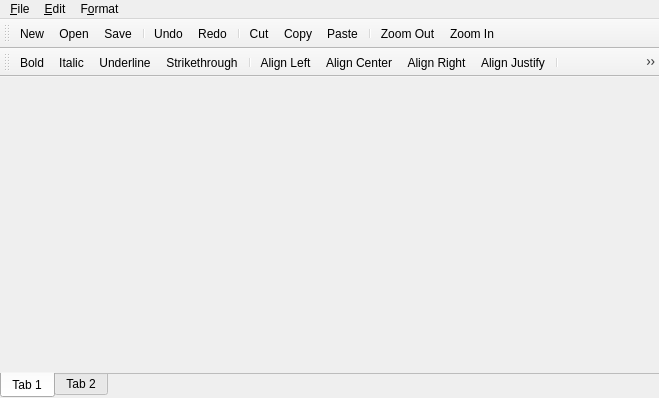
<?xml version="1.0" encoding="UTF-8"?>
<ui version="4.0">
 <class>MainWindow</class>
 <widget class="QMainWindow" name="MainWindow">
  <property name="geometry">
   <rect>
    <x>0</x>
    <y>0</y>
    <width>659</width>
    <height>398</height>
   </rect>
  </property>
  <property name="windowTitle">
   <string>HTML Editor</string>
  </property>
  <widget class="QWidget" name="centralwidget">
   <layout class="QVBoxLayout" name="verticalLayout">
    <property name="margin">
     <number>0</number>
    </property>
    <item>
     <widget class="QTabWidget" name="tabWidget">
      <property name="tabPosition">
       <enum>QTabWidget::South</enum>
      </property>
      <property name="tabShape">
       <enum>QTabWidget::Rounded</enum>
      </property>
      <property name="currentIndex">
       <number>0</number>
      </property>
      <property name="documentMode">
       <bool>true</bool>
      </property>
      <widget class="QWidget" name="tab">
       <attribute name="title">
        <string>Tab 1</string>
       </attribute>
       <layout class="QVBoxLayout" name="verticalLayout_2">
        <property name="margin">
         <number>0</number>
        </property>
        <item>
         <widget class="WebView" name="webView" native="true">
          <property name="url" stdset="0">
           <url>
            <string>about:blank</string>
           </url>
          </property>
         </widget>
        </item>
       </layout>
      </widget>
      <widget class="QWidget" name="tab_2">
       <attribute name="title">
        <string>Tab 2</string>
       </attribute>
       <layout class="QVBoxLayout" name="verticalLayout_3">
        <property name="margin">
         <number>0</number>
        </property>
        <item>
         <widget class="QPlainTextEdit" name="plainTextEdit">
          <property name="frameShape">
           <enum>QFrame::NoFrame</enum>
          </property>
          <property name="readOnly">
           <bool>true</bool>
          </property>
         </widget>
        </item>
       </layout>
      </widget>
     </widget>
    </item>
   </layout>
  </widget>
  <widget class="QMenuBar" name="menubar">
   <property name="geometry">
    <rect>
     <x>0</x>
     <y>0</y>
     <width>659</width>
     <height>21</height>
    </rect>
   </property>
   <widget class="QMenu" name="menu_File">
    <property name="title">
     <string>&amp;File</string>
    </property>
    <addaction name="actionFileNew"/>
    <addaction name="actionFileOpen"/>
    <addaction name="actionFileSave"/>
    <addaction name="actionFileSaveAs"/>
    <addaction name="separator"/>
    <addaction name="actionExit"/>
   </widget>
   <widget class="QMenu" name="menu_Edit">
    <property name="title">
     <string>&amp;Edit</string>
    </property>
    <addaction name="actionEditUndo"/>
    <addaction name="actionEditRedo"/>
    <addaction name="separator"/>
    <addaction name="actionEditCut"/>
    <addaction name="actionEditCopy"/>
    <addaction name="actionEditPaste"/>
    <addaction name="separator"/>
    <addaction name="actionEditSelectAll"/>
    <addaction name="separator"/>
    <addaction name="actionInsertImage"/>
    <addaction name="actionCreateLink"/>
    <addaction name="actionInsertHtml"/>
   </widget>
   <widget class="QMenu" name="menuF_ormat">
    <property name="title">
     <string>F&amp;ormat</string>
    </property>
    <widget class="QMenu" name="menuSt_yle">
     <property name="title">
      <string>St&amp;yle</string>
     </property>
     <addaction name="actionStyleParagraph"/>
     <addaction name="actionStyleHeading1"/>
     <addaction name="actionStyleHeading2"/>
     <addaction name="actionStyleHeading3"/>
     <addaction name="actionStyleHeading4"/>
     <addaction name="actionStyleHeading5"/>
     <addaction name="actionStyleHeading6"/>
     <addaction name="actionStylePreformatted"/>
     <addaction name="actionStyleAddress"/>
    </widget>
    <widget class="QMenu" name="menu_Align">
     <property name="title">
      <string>&amp;Align</string>
     </property>
     <addaction name="actionFormatAlignLeft"/>
     <addaction name="actionFormatAlignCenter"/>
     <addaction name="actionFormatAlignRight"/>
     <addaction name="actionFormatAlignJustify"/>
    </widget>
    <addaction name="menuSt_yle"/>
    <addaction name="menu_Align"/>
    <addaction name="separator"/>
    <addaction name="actionFormatBold"/>
    <addaction name="actionFormatItalic"/>
    <addaction name="actionFormatUnderline"/>
    <addaction name="actionFormatStrikethrough"/>
    <addaction name="separator"/>
    <addaction name="actionFormatIncreaseIndent"/>
    <addaction name="actionFormatDecreaseIndent"/>
    <addaction name="separator"/>
    <addaction name="actionFormatNumberedList"/>
    <addaction name="actionFormatBulletedList"/>
    <addaction name="separator"/>
    <addaction name="actionFormatFontName"/>
    <addaction name="actionFormatFontSize"/>
    <addaction name="separator"/>
    <addaction name="actionFormatTextColor"/>
    <addaction name="actionFormatBackgroundColor"/>
   </widget>
   <addaction name="menu_File"/>
   <addaction name="menu_Edit"/>
   <addaction name="menuF_ormat"/>
  </widget>
  <widget class="QToolBar" name="standardToolBar">
   <property name="windowTitle">
    <string>Standard</string>
   </property>
   <attribute name="toolBarArea">
    <enum>TopToolBarArea</enum>
   </attribute>
   <attribute name="toolBarBreak">
    <bool>false</bool>
   </attribute>
   <addaction name="actionFileNew"/>
   <addaction name="actionFileOpen"/>
   <addaction name="actionFileSave"/>
   <addaction name="separator"/>
   <addaction name="actionEditUndo"/>
   <addaction name="actionEditRedo"/>
   <addaction name="separator"/>
   <addaction name="actionEditCut"/>
   <addaction name="actionEditCopy"/>
   <addaction name="actionEditPaste"/>
   <addaction name="separator"/>
   <addaction name="actionZoomOut"/>
   <addaction name="actionZoomIn"/>
  </widget>
  <widget class="QToolBar" name="formatToolBar">
   <property name="windowTitle">
    <string>Formatting</string>
   </property>
   <attribute name="toolBarArea">
    <enum>TopToolBarArea</enum>
   </attribute>
   <attribute name="toolBarBreak">
    <bool>true</bool>
   </attribute>
   <addaction name="actionFormatBold"/>
   <addaction name="actionFormatItalic"/>
   <addaction name="actionFormatUnderline"/>
   <addaction name="actionFormatStrikethrough"/>
   <addaction name="separator"/>
   <addaction name="actionFormatAlignLeft"/>
   <addaction name="actionFormatAlignCenter"/>
   <addaction name="actionFormatAlignRight"/>
   <addaction name="actionFormatAlignJustify"/>
   <addaction name="separator"/>
   <addaction name="actionFormatDecreaseIndent"/>
   <addaction name="actionFormatIncreaseIndent"/>
   <addaction name="separator"/>
   <addaction name="actionFormatNumberedList"/>
   <addaction name="actionFormatBulletedList"/>
   <addaction name="separator"/>
   <addaction name="actionInsertImage"/>
   <addaction name="actionCreateLink"/>
   <addaction name="actionInsertHtml"/>
  </widget>
  <action name="actionFileNew">
   <property name="icon">
    <iconset resource="htmleditor.qrc">
     <normaloff>:/images/document-new.png</normaloff>:/images/document-new.png</iconset>
   </property>
   <property name="text">
    <string>&amp;New</string>
   </property>
   <property name="shortcut">
    <string>Ctrl+N</string>
   </property>
  </action>
  <action name="actionFileOpen">
   <property name="icon">
    <iconset resource="htmleditor.qrc">
     <normaloff>:/images/document-open.png</normaloff>:/images/document-open.png</iconset>
   </property>
   <property name="text">
    <string>&amp;Open...</string>
   </property>
   <property name="shortcut">
    <string>Ctrl+O</string>
   </property>
  </action>
  <action name="actionFileSave">
   <property name="icon">
    <iconset resource="htmleditor.qrc">
     <normaloff>:/images/document-save.png</normaloff>:/images/document-save.png</iconset>
   </property>
   <property name="text">
    <string>&amp;Save</string>
   </property>
   <property name="shortcut">
    <string>Ctrl+S</string>
   </property>
  </action>
  <action name="actionFileSaveAs">
   <property name="text">
    <string>Save &amp;As...</string>
   </property>
  </action>
  <action name="actionEditUndo">
   <property name="icon">
    <iconset resource="htmleditor.qrc">
     <normaloff>:/images/edit-undo.png</normaloff>:/images/edit-undo.png</iconset>
   </property>
   <property name="text">
    <string>&amp;Undo</string>
   </property>
   <property name="shortcut">
    <string>Ctrl+Z</string>
   </property>
  </action>
  <action name="actionEditRedo">
   <property name="icon">
    <iconset resource="htmleditor.qrc">
     <normaloff>:/images/edit-redo.png</normaloff>:/images/edit-redo.png</iconset>
   </property>
   <property name="text">
    <string>&amp;Redo</string>
   </property>
   <property name="shortcut">
    <string>Ctrl+Y</string>
   </property>
  </action>
  <action name="actionEditCut">
   <property name="icon">
    <iconset resource="htmleditor.qrc">
     <normaloff>:/images/edit-cut.png</normaloff>:/images/edit-cut.png</iconset>
   </property>
   <property name="text">
    <string>Cu&amp;t</string>
   </property>
   <property name="shortcut">
    <string>Ctrl+X</string>
   </property>
  </action>
  <action name="actionEditCopy">
   <property name="icon">
    <iconset resource="htmleditor.qrc">
     <normaloff>:/images/edit-copy.png</normaloff>:/images/edit-copy.png</iconset>
   </property>
   <property name="text">
    <string>&amp;Copy</string>
   </property>
   <property name="shortcut">
    <string>Ctrl+C</string>
   </property>
  </action>
  <action name="actionEditPaste">
   <property name="icon">
    <iconset resource="htmleditor.qrc">
     <normaloff>:/images/edit-paste.png</normaloff>:/images/edit-paste.png</iconset>
   </property>
   <property name="text">
    <string>&amp;Paste</string>
   </property>
   <property name="shortcut">
    <string>Ctrl+V</string>
   </property>
  </action>
  <action name="actionEditSelectAll">
   <property name="icon">
    <iconset resource="htmleditor.qrc">
     <normaloff>:/images/edit-select-all.png</normaloff>:/images/edit-select-all.png</iconset>
   </property>
   <property name="text">
    <string>Select A&amp;ll</string>
   </property>
   <property name="shortcut">
    <string>Ctrl+A</string>
   </property>
  </action>
  <action name="actionFormatBold">
   <property name="checkable">
    <bool>true</bool>
   </property>
   <property name="icon">
    <iconset resource="htmleditor.qrc">
     <normaloff>:/images/format-text-bold.png</normaloff>:/images/format-text-bold.png</iconset>
   </property>
   <property name="text">
    <string>&amp;Bold</string>
   </property>
   <property name="shortcut">
    <string>Ctrl+B</string>
   </property>
  </action>
  <action name="actionFormatItalic">
   <property name="checkable">
    <bool>true</bool>
   </property>
   <property name="icon">
    <iconset resource="htmleditor.qrc">
     <normaloff>:/images/format-text-italic.png</normaloff>:/images/format-text-italic.png</iconset>
   </property>
   <property name="text">
    <string>&amp;Italic</string>
   </property>
   <property name="shortcut">
    <string>Ctrl+I</string>
   </property>
  </action>
  <action name="actionFormatUnderline">
   <property name="checkable">
    <bool>true</bool>
   </property>
   <property name="icon">
    <iconset resource="htmleditor.qrc">
     <normaloff>:/images/format-text-underline.png</normaloff>:/images/format-text-underline.png</iconset>
   </property>
   <property name="text">
    <string>&amp;Underline</string>
   </property>
   <property name="shortcut">
    <string>Ctrl+U</string>
   </property>
  </action>
  <action name="actionFormatStrikethrough">
   <property name="checkable">
    <bool>true</bool>
   </property>
   <property name="icon">
    <iconset resource="htmleditor.qrc">
     <normaloff>:/images/format-text-strikethrough.png</normaloff>:/images/format-text-strikethrough.png</iconset>
   </property>
   <property name="text">
    <string>&amp;Strikethrough</string>
   </property>
  </action>
  <action name="actionFormatAlignLeft">
   <property name="icon">
    <iconset resource="htmleditor.qrc">
     <normaloff>:/images/format-justify-left.png</normaloff>:/images/format-justify-left.png</iconset>
   </property>
   <property name="text">
    <string>Align &amp;Left</string>
   </property>
  </action>
  <action name="actionFormatAlignCenter">
   <property name="icon">
    <iconset resource="htmleditor.qrc">
     <normaloff>:/images/format-justify-center.png</normaloff>:/images/format-justify-center.png</iconset>
   </property>
   <property name="text">
    <string>Align &amp;Center</string>
   </property>
  </action>
  <action name="actionFormatAlignRight">
   <property name="icon">
    <iconset resource="htmleditor.qrc">
     <normaloff>:/images/format-justify-right.png</normaloff>:/images/format-justify-right.png</iconset>
   </property>
   <property name="text">
    <string>Align &amp;Right</string>
   </property>
  </action>
  <action name="actionFormatAlignJustify">
   <property name="icon">
    <iconset resource="htmleditor.qrc">
     <normaloff>:/images/format-justify-fill.png</normaloff>:/images/format-justify-fill.png</iconset>
   </property>
   <property name="text">
    <string>Align &amp;Justify</string>
   </property>
  </action>
  <action name="actionFormatIncreaseIndent">
   <property name="icon">
    <iconset resource="htmleditor.qrc">
     <normaloff>:/images/format-indent-more.png</normaloff>:/images/format-indent-more.png</iconset>
   </property>
   <property name="text">
    <string>I&amp;ncrease Indent</string>
   </property>
  </action>
  <action name="actionFormatDecreaseIndent">
   <property name="icon">
    <iconset resource="htmleditor.qrc">
     <normaloff>:/images/format-indent-less.png</normaloff>:/images/format-indent-less.png</iconset>
   </property>
   <property name="text">
    <string>&amp;Decrease Indent</string>
   </property>
  </action>
  <action name="actionFormatBulletedList">
   <property name="checkable">
    <bool>true</bool>
   </property>
   <property name="icon">
    <iconset resource="htmleditor.qrc">
     <normaloff>:/images/bulleted-list.png</normaloff>:/images/bulleted-list.png</iconset>
   </property>
   <property name="text">
    <string>Bulle&amp;ted List</string>
   </property>
  </action>
  <action name="actionFormatNumberedList">
   <property name="checkable">
    <bool>true</bool>
   </property>
   <property name="icon">
    <iconset resource="htmleditor.qrc">
     <normaloff>:/images/numbered-list.png</normaloff>:/images/numbered-list.png</iconset>
   </property>
   <property name="text">
    <string>&amp;Numbered List</string>
   </property>
  </action>
  <action name="actionInsertImage">
   <property name="icon">
    <iconset resource="htmleditor.qrc">
     <normaloff>:/images/image-x-generic.png</normaloff>:/images/image-x-generic.png</iconset>
   </property>
   <property name="text">
    <string>Insert &amp;Image...</string>
   </property>
  </action>
  <action name="actionCreateLink">
   <property name="icon">
    <iconset resource="htmleditor.qrc">
     <normaloff>:/images/text-html.png</normaloff>:/images/text-html.png</iconset>
   </property>
   <property name="text">
    <string>Create Link...</string>
   </property>
  </action>
  <action name="actionZoomOut">
   <property name="icon">
    <iconset resource="htmleditor.qrc">
     <normaloff>:/images/list-remove.png</normaloff>:/images/list-remove.png</iconset>
   </property>
   <property name="text">
    <string>Zoom Out</string>
   </property>
  </action>
  <action name="actionZoomIn">
   <property name="icon">
    <iconset resource="htmleditor.qrc">
     <normaloff>:/images/list-add.png</normaloff>:/images/list-add.png</iconset>
   </property>
   <property name="text">
    <string>Zoom In</string>
   </property>
  </action>
  <action name="actionExit">
   <property name="text">
    <string>E&amp;xit</string>
   </property>
   <property name="shortcut">
    <string>Ctrl+Q</string>
   </property>
  </action>
  <action name="actionStyleParagraph">
   <property name="text">
    <string>&amp;Paragraph</string>
   </property>
  </action>
  <action name="actionStyleHeading1">
   <property name="text">
    <string>Heading &amp;1</string>
   </property>
  </action>
  <action name="actionStyleHeading2">
   <property name="text">
    <string>Heading &amp;2</string>
   </property>
  </action>
  <action name="actionStyleHeading3">
   <property name="text">
    <string>Heading &amp;3</string>
   </property>
  </action>
  <action name="actionStyleHeading4">
   <property name="text">
    <string>Heading &amp;4</string>
   </property>
  </action>
  <action name="actionStyleHeading5">
   <property name="text">
    <string>Heading &amp;5</string>
   </property>
  </action>
  <action name="actionStyleHeading6">
   <property name="text">
    <string>Heading &amp;6</string>
   </property>
  </action>
  <action name="actionStylePreformatted">
   <property name="text">
    <string>Pre&amp;formatted</string>
   </property>
  </action>
  <action name="actionStyleAddress">
   <property name="text">
    <string>&amp;Address</string>
   </property>
  </action>
  <action name="actionFormatFontName">
   <property name="text">
    <string>&amp;Font Name...</string>
   </property>
  </action>
  <action name="actionFormatTextColor">
   <property name="text">
    <string>Text &amp;Color...</string>
   </property>
  </action>
  <action name="actionFormatBackgroundColor">
   <property name="text">
    <string>Bac&amp;kground Color...</string>
   </property>
  </action>
  <action name="actionFormatFontSize">
   <property name="text">
    <string>Font Si&amp;ze...</string>
   </property>
  </action>
  <action name="actionInsertHtml">
   <property name="icon">
    <iconset resource="htmleditor.qrc">
     <normaloff>:/images/insert-html.png</normaloff>:/images/insert-html.png</iconset>
   </property>
   <property name="text">
    <string>Insert HTML...</string>
   </property>
   <property name="toolTip">
    <string>Insert HTML</string>
   </property>
  </action>
 </widget>
 <customwidgets>
  <customwidget>
   <class>WebView</class>
   <extends>QWidget</extends>
   <header>pyhtmleditor/webview</header>
   <container>1</container>
  </customwidget>
 </customwidgets>
 <resources>
  <include location="htmleditor.qrc"/>
 </resources>
 <connections/>
</ui>
